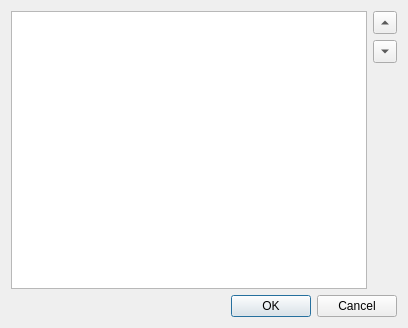
<?xml version="1.0" encoding="UTF-8"?>
<ui version="4.0">
 <class>LinkStylesheets</class>
 <widget class="QDialog" name="LinkStylesheets">
  <property name="geometry">
   <rect>
    <x>0</x>
    <y>0</y>
    <width>408</width>
    <height>328</height>
   </rect>
  </property>
  <property name="windowTitle">
   <string>Link StyleSheets</string>
  </property>
  <layout class="QVBoxLayout" name="verticalLayout">
   <item>
    <layout class="QHBoxLayout" name="horizontalLayout">
     <item>
      <widget class="QTreeView" name="StylesheetsView">
       <property name="showDropIndicator" stdset="0">
        <bool>false</bool>
       </property>
       <property name="dragEnabled">
        <bool>false</bool>
       </property>
       <property name="alternatingRowColors">
        <bool>true</bool>
       </property>
       <property name="selectionMode">
        <enum>QAbstractItemView::SingleSelection</enum>
       </property>
       <property name="uniformRowHeights">
        <bool>true</bool>
       </property>
      </widget>
     </item>
     <item>
      <layout class="QVBoxLayout" name="verticalLayout_2">
       <item>
        <widget class="QToolButton" name="MoveUp">
         <property name="focusPolicy">
          <enum>Qt::StrongFocus</enum>
         </property>
         <property name="toolTip">
          <string>Move the selected stylesheets up in priority.

Stylesheets that are listed first take precedence over later stylesheets.</string>
         </property>
         <property name="text">
          <string>Up</string>
         </property>
         <property name="arrowType">
          <enum>Qt::UpArrow</enum>
         </property>
        </widget>
       </item>
       <item>
        <widget class="QToolButton" name="MoveDown">
         <property name="focusPolicy">
          <enum>Qt::StrongFocus</enum>
         </property>
         <property name="toolTip">
          <string>Move the selected stylesheets down in priority.</string>
         </property>
         <property name="text">
          <string>Down</string>
         </property>
         <property name="arrowType">
          <enum>Qt::DownArrow</enum>
         </property>
        </widget>
       </item>
       <item>
        <spacer name="verticalSpacer">
         <property name="orientation">
          <enum>Qt::Vertical</enum>
         </property>
         <property name="sizeHint" stdset="0">
          <size>
           <width>20</width>
           <height>40</height>
          </size>
         </property>
        </spacer>
       </item>
      </layout>
     </item>
    </layout>
   </item>
   <item>
    <widget class="QDialogButtonBox" name="buttonBox">
     <property name="orientation">
      <enum>Qt::Horizontal</enum>
     </property>
     <property name="standardButtons">
      <set>QDialogButtonBox::Cancel|QDialogButtonBox::Ok</set>
     </property>
     <property name="centerButtons">
      <bool>false</bool>
     </property>
    </widget>
   </item>
  </layout>
 </widget>
 <resources/>
 <connections>
  <connection>
   <sender>buttonBox</sender>
   <signal>accepted()</signal>
   <receiver>LinkStylesheets</receiver>
   <slot>accept()</slot>
   <hints>
    <hint type="sourcelabel">
     <x>248</x>
     <y>254</y>
    </hint>
    <hint type="destinationlabel">
     <x>157</x>
     <y>274</y>
    </hint>
   </hints>
  </connection>
  <connection>
   <sender>buttonBox</sender>
   <signal>rejected()</signal>
   <receiver>LinkStylesheets</receiver>
   <slot>reject()</slot>
   <hints>
    <hint type="sourcelabel">
     <x>316</x>
     <y>260</y>
    </hint>
    <hint type="destinationlabel">
     <x>286</x>
     <y>274</y>
    </hint>
   </hints>
  </connection>
 </connections>
</ui>
